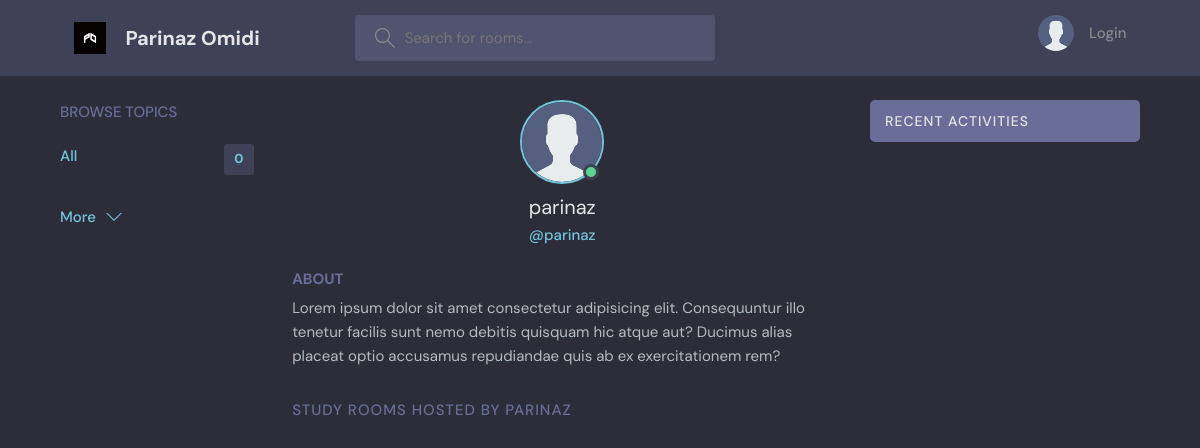
The page /profile/1 on the database as committed earlier.
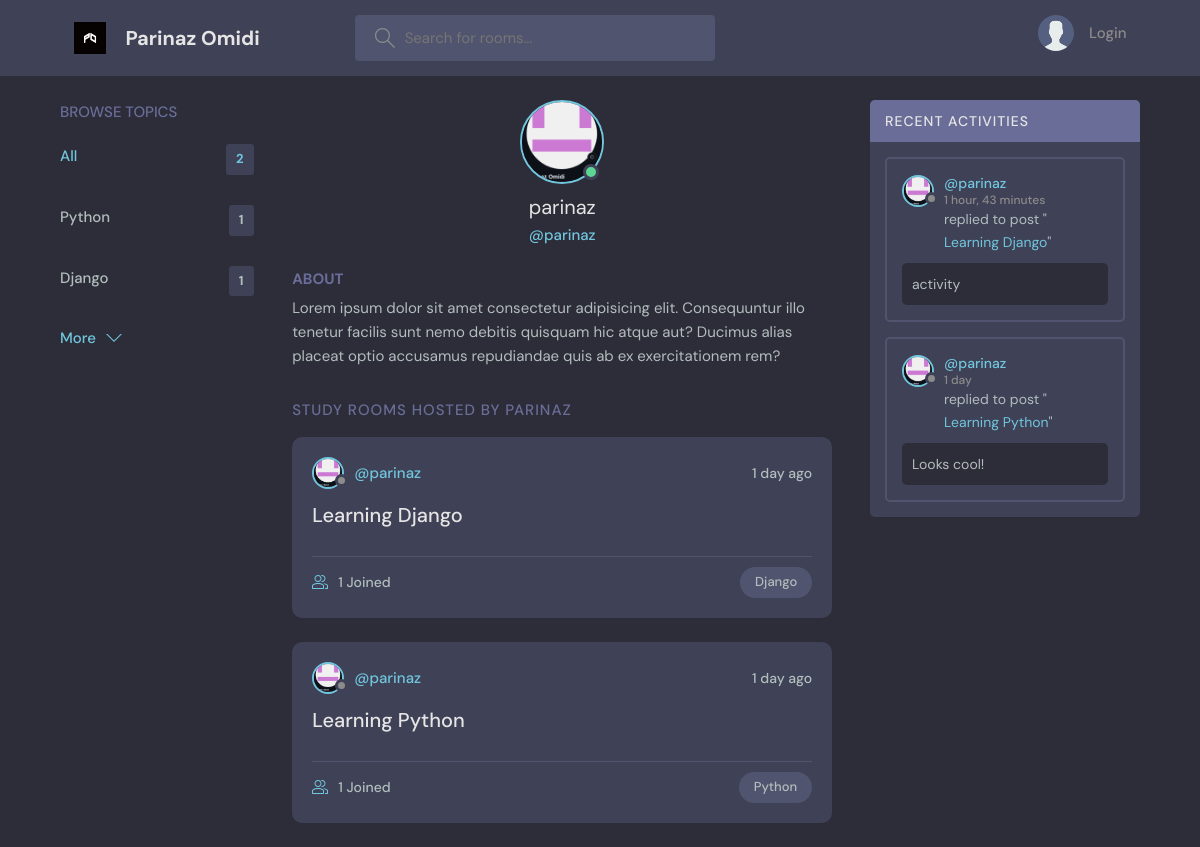
The same page on the database as committed later.
### playground/models.py (models this page shows, shortened)
class User(AbstractUser):
    name = models.CharField(max_length=200, null= True)
    email = models.EmailField(unique=True, null=False)
    bio = models.TextField(null=True)
    avatar = models.ImageField(null=True, default='avatar.svg')
    REQUIRED_FIELDS = []  # Additional required fields (username is already required by AbstractUser)

class Topic(models.Model):
   name = models.CharField(max_length =200)

class Room(models.Model):
   host= models.ForeignKey(User, on_delete= models.SET_NULL, null = True)
   topic = models.ForeignKey(Topic, on_delete = models.SET_NULL, null = True)
   name = models.CharField(max_length =200)
   description = models.TextField(null= True, blank= True)
   participants= models.ManyToManyField(User, related_name ='participants', blank=True)
   updated = models.DateTimeField(auto_now= True)
   created = models.DateTimeField(auto_now_add= True)
   class Meta:
       ordering = ['-updated', '-created']
   def __str__(self):
       return self.name

class Message(models.Model):
   user = models.ForeignKey(User, on_delete=models.CASCADE)
   room = models.ForeignKey(Room, on_delete=models.CASCADE)
   body = models.TextField()
   updated = models.DateTimeField(auto_now=True)
   created = models.DateTimeField(auto_now_add=True)
   class Meta:
       ordering = ['-updated', '-created']

### playground/views.py (the view)
# urls.py: path('profile/<str:pk>',views.userProfile, name='user-profile'),
def userProfile (request, pk):
    user = User.objects.get(id=pk)
    rooms = user.room_set.all()
    room_message = user.message_set.all()
    topics = Topic.objects.all()
    context={'user': user,
             'rooms': rooms,
             'room_message': room_message,
             'topics': topics,
             }
    return render (request,"playground/profile.html", context)

### playground/templates/playground/profile.html (shortened to what this page needs)
{% extends "main.html" %}
{% block content%}
  <main class="profile-page layout layout--3">
    <div class="container">
      {% include "playground/topic_component.html"%}
      <div class="roomList">
        <div class="profile">
          <div class="profile__avatar">
            <div class="avatar avatar--large active">
              <img src="{{user.avatar.url}}" />
            </div>
          </div>
          <div class="profile__info">
            <h3>{{user.username}}</h3>
            <p>@{{user.username}}</p>
          </div>
          <div class="profile__about">
            <h3>About</h3>
            <p>
              Lorem ipsum dolor sit amet consectetur adipisicing elit. Consequuntur illo tenetur
              facilis sunt nemo debitis quisquam hic atque aut? Ducimus alias placeat optio
              accusamus repudiandae quis ab ex exercitationem rem?
            </p>
          </div>
      </div>
        <div class="roomList__header">
          <div>
            <h2>Study Rooms Hosted by {{user.username}}</a>
            </h2>
          </div>
        </div>
        {% include 'playground/feed_component.html' %}
    </div>
      {% include 'playground/activity_component.html'%}
    </div>
  </main>
{% endblock content%}

### template/main.html (shortened to what this page needs)
<!DOCTYPE html>
{% load static %}
<html lang="en">
  <head>
    <link rel="stylesheet" href="{% static 'styles/style.css'%}" />
  </head>
    <body>
    {% include 'navbar.html' %}
    {% block content %}
    {% endblock %}
    </body>
</html>

### template/navbar.html (shortened to what this page needs)
{% load static %}
<header class="header header--loggedIn">
    <div class="container">
        <a href="{% url 'home'%}" class="header__logo">
          <img src="{% static 'images/logo.jpg' %}" />
          <h1>Parinaz Omidi</h1>
        </a>
        <form class="header__search" method="GET" action="{%url 'home'%}">
          <label>
            <input name="q" placeholder="Search for rooms..." />
          </label>
        </form>
        <nav class="header__menu">
        {% if request.user.is_authenticated %}
        <div class="header__user">
            <a href="{% url 'update-user'%}">
                <div class="avatar avatar--medium active">
                    <img src="{{request.user.avatar.url}}" />
                </div>
                <p>{{request.user.username}} <span>@ {{request.user.username}}</span></p>
            </a>
            <button class="dropdown-button">
                <svg version="1.1" xmlns="http://www.w3.org/2000/svg" width="32" height="32" viewBox="0 0 32 32">
                    <title>chevron-down</title>
                    <path d="M16 21l-13-13h-3l16 16 16-16h-3l-13 13z"></path>
                </svg>
            </button>
          </div>
        {% else %}
        <a href="{% url 'login' %}">
            <img src="{% static 'images/avatar.svg'%}" />
            <p>Login</p>
        </a>
        {% endif %}
        </nav>
    </div>
</header>

### playground/templates/playground/topic_component.html
<div class="topics">
          <div class="topics__header">
            <h2>Browse Topics</h2>
          </div>
          <ul class="topics__list">
            <li>
              <a href="{% url 'home' %}" class="active">All <span>{{topics.count}}</span></a>
            </li>
            {% for topic in topics %}
            <li>
              <a href="{%url 'home'%}?q={{topic.name}}">{{topic.name}}<span>{{topic.room_set.all.count}}</span></a>
            </li>
            {% endfor %}
          </ul>
          <a class="btn btn--link" href="{% url 'topics' %}">
            More
            <svg version="1.1" xmlns="http://www.w3.org/2000/svg" width="32" height="32" viewBox="0 0 32 32">
              <title>chevron-down</title>
              <path d="M16 21l-13-13h-3l16 16 16-16h-3l-13 13z"></path>
            </svg>
          </a>
</div>

### playground/templates/playground/feed_component.html (shortened to what this page needs)
{% for room in rooms%}
<div class="roomListRoom">
    <div class="roomListRoom__header">
        <a href="{% url 'user-profile' room.host.id %}" class="roomListRoom__author">
        <div class="avatar avatar--small">
        <img src="{{room.host.avatar.url}}" />
    </div>
        <span>@{{room.host.username}}</span>
        </a>
    <div class="roomListRoom__actions">
        <span>{{room.created|timesince}} ago</span>
    </div>
        </div>
    <div class="roomListRoom__content">
        <a href="{% url "room" room.id %}">{{room.name}}</a>
    </div>
    <div class="roomListRoom__meta">
        <a href="{% url "room" room.id %}" class="roomListRoom__joined">
                {{room.participants.all.count}} Joined
              </a>
              <p class="roomListRoom__topic">{{room.topic.name}}</p>
    </div>
</div>
{% endfor %}

### playground/templates/playground/activity_component.html (shortened to what this page needs)
<div class="activities">
    <div class="activities__header">
        <h2>Recent Activities</h2>
    </div>
    {% for message in room_message %}
    <div class="activities__box">
        <div class="activities__boxHeader roomListRoom__header">
            <a href="{% url 'user-profile' message.user.id %}" class="roomListRoom__author">
                <div class="avatar avatar--small">
                    <img src="{{message.user.avatar.url}}" />
                </div>
                <p>@{{message.user}}
                    <span>{{message.created|timesince}}</span>
                </p>
            </a>
        </div>
        <div class="activities__boxContent">
            <p>replied to post "<a href="{% url 'room' message.room.id %}">{{message.room}}</a>"</p>
            <div class="activities__boxRoomContent">
                {{message.body}}
            </div>
        </div>
    </div>
    {% endfor %}
</div>

Rows that differ between the two databases and show on the page:
added Topic: name "Python", room_set.all.count "1"
added Topic: name "Django", room_set.all.count "1"
changed User "parinaz": avatar: picture added in place of a placeholder
added Room: host.avatar (picture), host.username "parinaz", created "1 day", name "Learning Django", participants.all.count "1", topic.name "Django"
added Room: host.avatar (picture), host.username "parinaz", created "1 day", name "Learning Python", participants.all.count "1", topic.name "Python"
added Message: user.avatar (picture), user "parinaz", created "1 hour, 43 minutes", room "Learning Django", body "activity"
added Message: user.avatar (picture), user "parinaz", created "1 day", room "Learning Python", body "Looks cool!"
Other text that changed with them:
{{ topics.count }}: "0" → "2"
